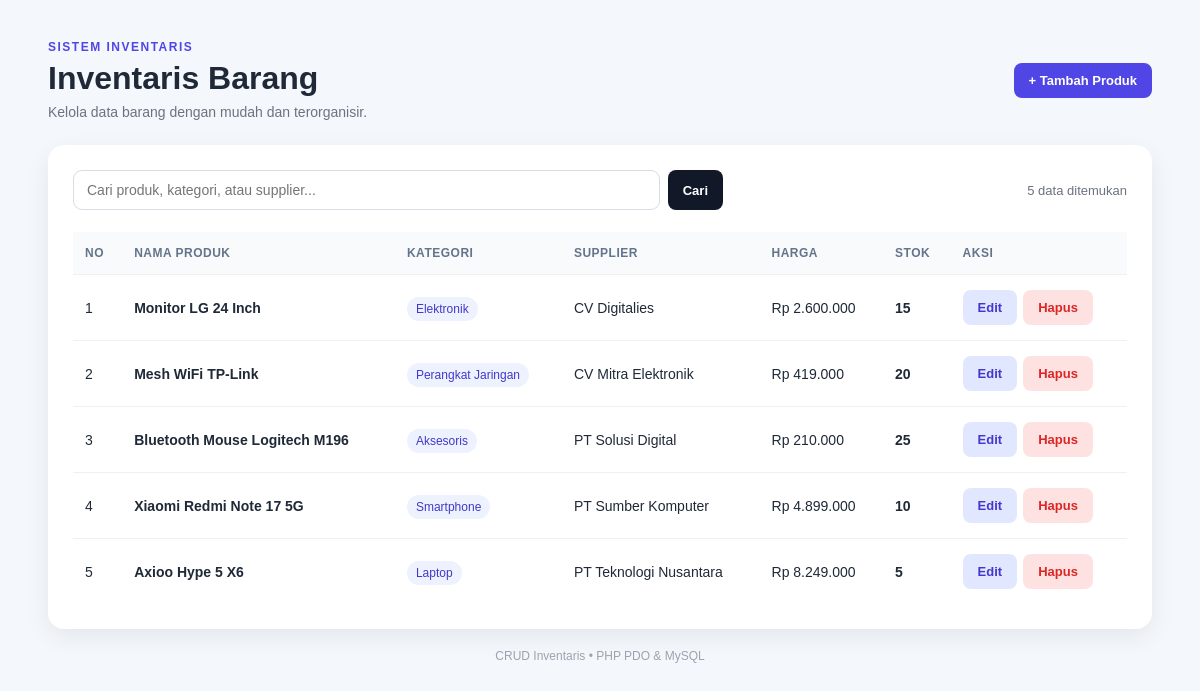
The page / on the database its author committed.
### tables this page shows
CREATE TABLE products (
    id INT AUTO_INCREMENT PRIMARY KEY,
    name VARCHAR(150) NOT NULL,
    category_id INT NOT NULL,
    supplier_id INT NOT NULL,
    price DECIMAL(12,2) NOT NULL,
    stock INT NOT NULL,

    FOREIGN KEY (category_id)
        REFERENCES categories(id)
        ON UPDATE CASCADE
        ON DELETE RESTRICT,

    FOREIGN KEY (supplier_id)
        REFERENCES suppliers(id)
        ON UPDATE CASCADE
        ON DELETE RESTRICT
);

CREATE TABLE categories (
    id INT AUTO_INCREMENT PRIMARY KEY,
    name VARCHAR(100) NOT NULL
);

CREATE TABLE suppliers (
    id INT AUTO_INCREMENT PRIMARY KEY,
    name VARCHAR(100) NOT NULL,
    phone VARCHAR(20) NOT NULL
);

### index.php (the view, shortened to what this page needs)
<?php
$db = Database::getInstance();
$conn = $db->getConnection();
$keyword = trim($_GET['keyword'] ?? '');
$limit = 5;
$page = max(1, (int)($_GET['page'] ?? 1));
$offset = ($page - 1) * $limit;
if ($keyword !== '') {
    $search = "%$keyword%";
    $countStmt = $conn->prepare("
        SELECT COUNT(*)
        FROM products p
        JOIN categories c ON p.category_id = c.id
        JOIN suppliers s ON p.supplier_id = s.id
        WHERE p.name LIKE ?
        OR c.name LIKE ?
        OR s.name LIKE ?
    ");
    $countStmt->execute([$search, $search, $search]);
} else {
    $countStmt = $conn->query("SELECT COUNT(*) FROM products");
}
$totalData = $countStmt->fetchColumn();
if ($keyword !== '') {
    $stmt = $conn->prepare("
        SELECT
            p.id,
            p.name,
            c.name AS category_name,
            s.name AS supplier_name,
            p.price,
            p.stock
        FROM products p
        JOIN categories c ON p.category_id = c.id
        JOIN suppliers s ON p.supplier_id = s.id
        WHERE p.name LIKE ?
        OR c.name LIKE ?
        OR s.name LIKE ?
        ORDER BY p.id DESC
        LIMIT ? OFFSET ?
    ");
    $stmt->bindValue(1, $search, PDO::PARAM_STR);
    $stmt->bindValue(2, $search, PDO::PARAM_STR);
    $stmt->bindValue(3, $search, PDO::PARAM_STR);
    $stmt->bindValue(4, $limit, PDO::PARAM_INT);
    $stmt->bindValue(5, $offset, PDO::PARAM_INT);
    $stmt->execute();
} else {
    $stmt = $conn->prepare("
        SELECT
            p.id,
            p.name,
            c.name AS category_name,
            s.name AS supplier_name,
            p.price,
            p.stock
        FROM products p
        JOIN categories c ON p.category_id = c.id
        JOIN suppliers s ON p.supplier_id = s.id
        ORDER BY p.id DESC
        LIMIT ? OFFSET ?
    ");
    $stmt->bindValue(1, $limit, PDO::PARAM_INT);
    $stmt->bindValue(2, $offset, PDO::PARAM_INT);
    $stmt->execute();
}
$products = $stmt->fetchAll();
?>
<!DOCTYPE html>
<html lang="id">
<head>
    <link rel="stylesheet" href="assets/style.css">
</head>
<body>
<div class="container">
    <div class="header">
        <div>
            <p class="label">SISTEM INVENTARIS</p>
            <h1>Inventaris Barang</h1>
            <p class="subtitle">Kelola data barang dengan mudah dan terorganisir.</p>
        </div>
        <a href="create.php" class="btn btn-primary">+ Tambah Produk</a>
    </div>
    <div class="card">
        <div class="toolbar">
            <form method="GET" class="search-form">
                <input
                    type="text"
                    name="keyword"
                    placeholder="Cari produk, kategori, atau supplier..."
                    value="<?= htmlspecialchars($keyword) ?>"
                >
                <button type="submit" class="btn btn-search">Cari</button>
            </form>
            <div class="total">
                <?= $totalData ?> data ditemukan
            </div>
        </div>
        <div class="table-wrapper">
            <table>
                <thead>
                    <tr>
                        <th>No</th>
                        <th>Nama Produk</th>
                        <th>Kategori</th>
                        <th>Supplier</th>
                        <th>Harga</th>
                        <th>Stok</th>
                        <th>Aksi</th>
                    </tr>
                </thead>
                <tbody>
                    <?php if (count($products) > 0): ?>
                        <?php foreach ($products as $index => $product): ?>
                            <tr>
                                <td><?= $offset + $index + 1 ?></td>
                                <td class="product-name">
                                    <?= htmlspecialchars($product['name']) ?>
                                </td>
                                <td>
                                    <span class="badge">
                                        <?= htmlspecialchars($product['category_name']) ?>
                                    </span>
                                </td>
                                <td>
                                    <?= htmlspecialchars($product['supplier_name']) ?>
                                </td>
                                <td>
                                    Rp <?= number_format($product['price'], 0, ',', '.') ?>
                                </td>
                                <td>
                                    <span class="stock">
                                        <?= htmlspecialchars($product['stock']) ?>
                                    </span>
                                </td>
                                <td>
                                    <div class="actions">
                                        <a
                                            href="edit.php?id=<?= $product['id'] ?>"
                                            class="btn btn-edit"
                                        >
                                            Edit
                                        </a>
                                        <form
                                            action="delete.php"
                                            method="POST"
                                            onsubmit="return confirm('Yakin ingin menghapus produk ini?');"
                                        >
                                            <button type="submit" class="btn btn-delete">
                                                Hapus
                                            </button>
                                        </form>
                                    </div>
                                </td>
                            </tr>
                        <?php endforeach; ?>
                    <?php endif; ?>
                </tbody>
            </table>
        </div>
    </div>
    <p class="footer">CRUD Inventaris • PHP PDO & MySQL</p>
</div>
</body>
</html>

### style.css (style rules this page uses)
* { margin: 0; padding: 0; box-sizing: border-box; }
body { font-family: Arial, sans-serif; background: #f4f7fb; color: #1f2937; min-height: 100vh; }
.container { width: 92%; max-width: 1200px; margin: 40px auto; }
.header, .form-header { display: flex; justify-content: space-between; align-items: center; gap: 20px; margin-bottom: 25px; }
.label { color: #4f46e5; font-size: 12px; font-weight: bold; letter-spacing: 1.5px; margin-bottom: 6px; }
h1 { font-size: 32px; margin-bottom: 7px; }
.subtitle { color: #6b7280; font-size: 14px; }
.card { background: white; border-radius: 16px; padding: 25px; box-shadow: 0 8px 25px rgba(15, 23, 42, 0.07); }
.toolbar { display: flex; justify-content: space-between; align-items: center; gap: 15px; margin-bottom: 22px; }
.search-form { display: flex; gap: 8px; flex: 1; max-width: 650px; }
.search-form input { flex: 1; }
input, select { width: 100%; padding: 11px 13px; border: 1px solid #d7dce5; border-radius: 9px; font-size: 14px; outline: none; background: white; }
.btn { border: none; border-radius: 8px; padding: 10px 15px; text-decoration: none; font-size: 13px; font-weight: bold; cursor: pointer; display: inline-block; transition: 0.2s; }
.btn-primary { background: #4f46e5; color: white; }
.btn-search { background: #111827; color: white; }
.btn-edit { background: #e0e7ff; color: #4338ca; }
.btn-delete { background: #fee2e2; color: #dc2626; }
.actions { display: flex; gap: 6px; align-items: center; }
.actions form { margin: 0; }
.total { color: #6b7280; font-size: 13px; white-space: nowrap; }
.table-wrapper { overflow-x: auto; }
table { width: 100%; border-collapse: collapse; }
th { background: #f8fafc; color: #64748b; font-size: 12px; text-transform: uppercase; letter-spacing: 0.5px; padding: 14px 12px; text-align: left; }
td { padding: 15px 12px; border-top: 1px solid #edf0f4; font-size: 14px; }
.product-name { font-weight: bold; }
.badge { background: #eef2ff; color: #4338ca; padding: 5px 9px; border-radius: 20px; font-size: 12px; }
.stock { font-weight: bold; }
.footer { text-align: center; color: #9ca3af; font-size: 12px; margin-top: 20px; }

### rows shown on the page
products: index "1", name "Monitor LG 24 Inch", category.name "Elektronik", supplier.name "CV Digitalies", price "2.600.000", stock "15"
products: index "2", name "Mesh WiFi TP-Link", category.name "Perangkat Jaringan", supplier.name "CV Mitra Elektronik", price "419.000", stock "20"
products: index "3", name "Bluetooth Mouse Logitech M196", category.name "Aksesoris", supplier.name "PT Solusi Digital", price "210.000", stock "25"
products: index "4", name "Xiaomi Redmi Note 17 5G", category.name "Smartphone", supplier.name "PT Sumber Komputer", price "4.899.000", stock "10"
products: index "5", name "Axioo Hype 5 X6", category.name "Laptop", supplier.name "PT Teknologi Nusantara", price "8.249.000", stock "5"

### other values the page prints
$totalData "5"
